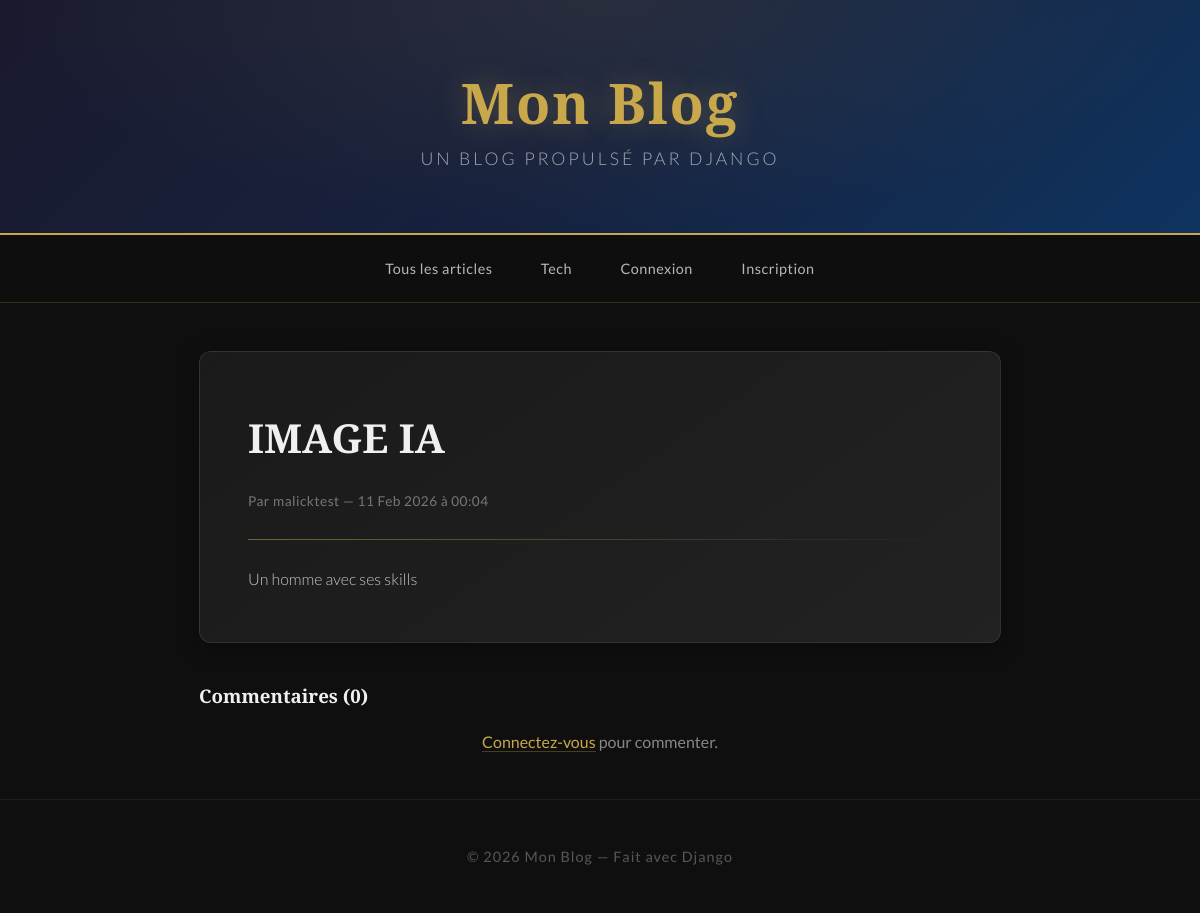
Screenshot of /article/2/ with the database file from the repository.
### blog/models.py (models this page shows, shortened)
class Category(models.Model):
    name = models.CharField(max_length=100)
    class Meta:
        verbose_name_plural = "categories"

class Article(models.Model):
    title = models.CharField(max_length=200)
    content = models.TextField()
    image = models.ImageField(upload_to='articles/', blank=True, null=True)
    author = models.ForeignKey(User, on_delete=models.CASCADE)
    category = models.ForeignKey(Category, on_delete=models.SET_NULL, null=True, blank=True)
    likes = models.ManyToManyField(User, related_name='liked_articles', blank=True)
    created_at = models.DateTimeField(auto_now_add=True)
    updated_at = models.DateTimeField(auto_now=True)
    class Meta:
        ordering = ['-created_at']

### blog/views.py (the view)
# urls.py: path('article/<int:pk>/', views.article_detail, name='article_detail'),
def article_detail(request, pk):
    article = get_object_or_404(Article, pk=pk)
    categories = Category.objects.all()
    if request.method == 'POST':
        if not request.user.is_authenticated:
            return redirect('login')
        comment_form = CommentForm(request.POST)
        if comment_form.is_valid():
            comment = comment_form.save(commit=False)
            comment.author = request.user
            comment.article = article
            comment.save()
            return redirect('article_detail', pk=pk)
    else:
        comment_form = CommentForm()
    return render(request, 'blog/article_detail.html', {
        'article': article,
        'comment_form': comment_form,
        'categories': categories,
    })

### blog/templates/blog/article_detail.html (shortened to what this page needs)
{% extends 'blog/base.html' %}
{% block content %}
    <div class="article-full">
        <h1>{{ article.title }}</h1>
        <p class="article-meta">
            Par {{ article.author }} — {{ article.created_at|date:"d M Y à H:i" }}
        </p>
        <hr>
        <div>{{ article.content|linebreaks }}</div>
    </div>
    <h3>Commentaires ({{ article.comments.count }})</h3>
    {% if user.is_authenticated %}
        <div class="article-full" style="margin-top: 1rem;">
            <h3>Ajouter un commentaire</h3>
            <form method="post">
                {% csrf_token %}
                {{ comment_form.content }}
                <button type="submit" class="btn">Commenter</button>
            </form>
        </div>
    {% else %}
        <p class="form-link"><a href="{% url 'login' %}">Connectez-vous</a> pour commenter.</p>
    {% endif %}
{% endblock %}

### blog/templates/blog/base.html (shortened to what this page needs)
{% load static %}
<!DOCTYPE html>
<html lang="fr">
<head>
    <link rel="stylesheet" href="{% static 'blog/css/style.css' %}">
</head>
<body>
    <header>
        <h1><a href="{% url 'article_list' %}">Mon Blog</a></h1>
        <p>Un blog propulsé par Django</p>
    </header>
    <nav>
        <a href="{% url 'article_list' %}">Tous les articles</a>
        {% for cat in categories %}
            <a href="{% url 'category_articles' cat.pk %}">{{ cat.name }}</a>
        {% endfor %}
        {% if user.is_authenticated %}
            <a href="{% url 'article_create' %}">Écrire un article</a>
            <form method="post" action="{% url 'logout' %}" style="display: inline;">
                {% csrf_token %}
                <button type="submit" class="nav-logout">Déconnexion ({{ user.username }})</button>
            </form>
        {% else %}
            <a href="{% url 'login' %}">Connexion</a>
            <a href="{% url 'register' %}">Inscription</a>
        {% endif %}
    </nav>
    <div class="container">
        {% block content %}{% endblock %}
    </div>
    <footer>
        <p>© 2026 Mon Blog — Fait avec Django</p>
    </footer>
</body>
</html>

### blog/static/blog/css/style.css (style rules this page uses)
* { margin: 0; padding: 0; box-sizing: border-box; }
body { font-family: 'Lato', sans-serif; background: #0f0f0f; color: #e0e0e0; min-height: 100vh; }
header { background: linear-gradient(135deg, #1a1a2e 0%, #16213e 50%, #0f3460 100%); color: white; padding: 4rem 2rem; text-align: center; border-bottom: 2px solid #c9a84c; position: relative; overflow: hidden; }
header::before { content: ''; position: absolute; top: 0; left: 0; right: 0; bottom: 0; background: radial-gradient(ellipse at top, rgba(201, 168, 76, 0.1) 0%, transparent 70%); }
header h1 { font-family: 'Playfair Display', serif; font-size: 3.5rem; font-weight: 900; margin-bottom: 0.5rem; letter-spacing: 2px; position: relative; }
header h1 a { color: #c9a84c; text-decoration: none; text-shadow: 0 0 30px rgba(201, 168, 76, 0.3); transition: text-shadow 0.3s ease; }
header p { font-size: 1.1rem; color: rgba(255, 255, 255, 0.6); font-weight: 300; letter-spacing: 3px; text-transform: uppercase; position: relative; }
nav { background: rgba(15, 15, 15, 0.95); padding: 1rem 2rem; display: flex; gap: 0.5rem; flex-wrap: wrap; justify-content: center; align-items: center; border-bottom: 1px solid rgba(201, 168, 76, 0.2); backdrop-filter: blur(10px); }
nav a { color: rgba(255, 255, 255, 0.7); text-decoration: none; padding: 0.5rem 1.2rem; border-radius: 25px; font-size: 0.9rem; letter-spacing: 0.5px; transition: all 0.3s ease; border: 1px solid transparent; }
.container { max-width: 850px; margin: 3rem auto; padding: 0 1.5rem; }
.article-meta { color: rgba(255, 255, 255, 0.4); font-size: 0.85rem; margin: 0.8rem 0; letter-spacing: 0.5px; }
.article-full { background: linear-gradient(145deg, #1a1a1a, #222222); padding: 3rem; border-radius: 12px; border: 1px solid rgba(201, 168, 76, 0.15); box-shadow: 0 4px 20px rgba(0, 0, 0, 0.3); line-height: 1.9; }
.article-full h1 { font-family: 'Playfair Display', serif; font-size: 2.5rem; color: #f0f0f0; margin-bottom: 0.5rem; }
.article-full hr { border: none; height: 1px; background: linear-gradient(to right, rgba(201, 168, 76, 0.5), transparent); margin: 1.5rem 0; }
.article-full div { color: rgba(255, 255, 255, 0.75); font-weight: 300; }
h3 { font-family: 'Playfair Display', serif; color: #f0f0f0; margin-top: 2.5rem; margin-bottom: 0.5rem; }
footer { text-align: center; padding: 3rem 2rem; color: rgba(255, 255, 255, 0.3); margin-top: 3rem; border-top: 1px solid rgba(201, 168, 76, 0.1); letter-spacing: 1px; font-size: 0.9rem; }
.form-link { margin-top: 1.5rem; text-align: center; color: rgba(255, 255, 255, 0.5); }
.form-link a { color: #c9a84c; text-decoration: none; border-bottom: 1px solid rgba(201, 168, 76, 0.3); transition: all 0.3s ease; }

### rows the page displays
Category: name "Tech"
Article: title "IMAGE IA", author "malicktest", created_at "11 Feb 2026 à 00:04", content "Un homme avec ses skills", comments.count "0"
